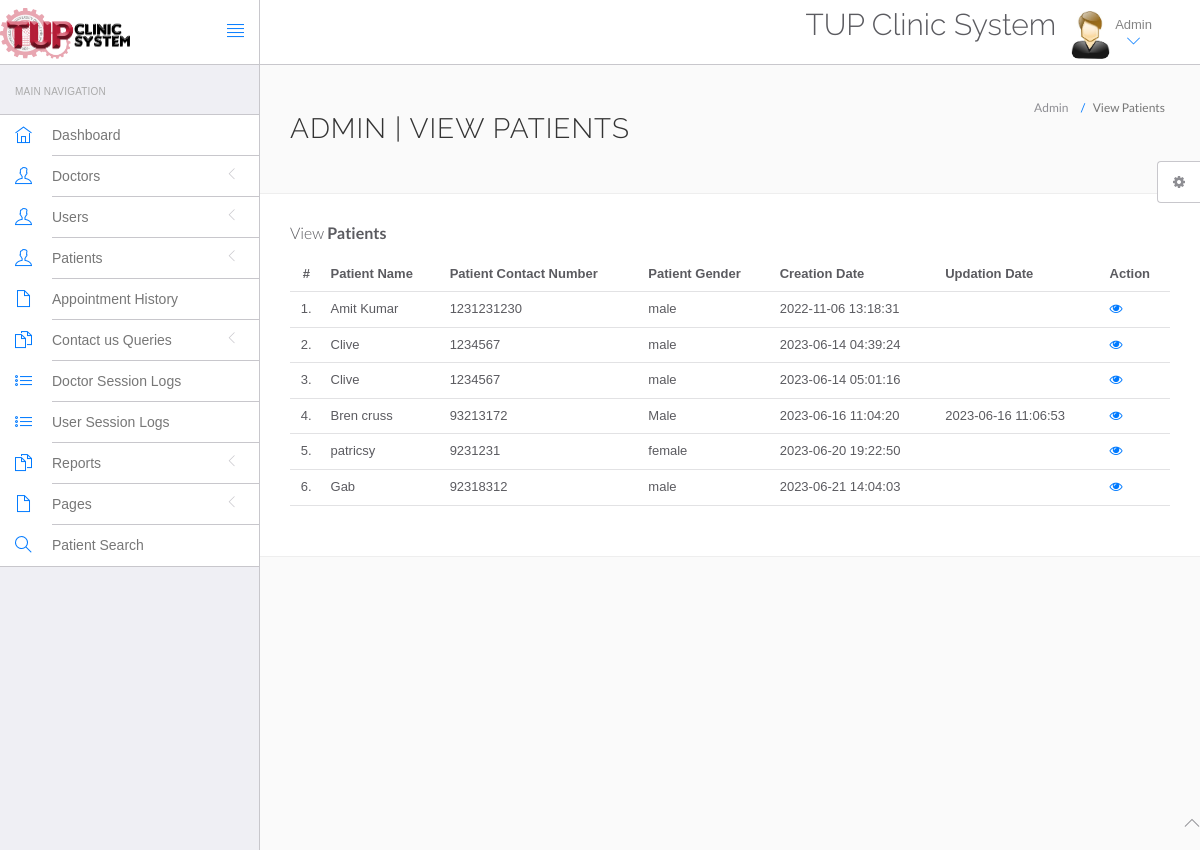
Page /hms/admin/manage-patient.php (signed in) on the committed database.
### tables this page shows
CREATE TABLE `tblpatient` (
  `ID` int(10) NOT NULL,
  `Docid` int(10) DEFAULT NULL,
  `PatientName` varchar(200) DEFAULT NULL,
  `PatientContno` bigint(10) DEFAULT NULL,
  `PatientEmail` varchar(200) DEFAULT NULL,
  `PatientGender` varchar(50) DEFAULT NULL,
  `PatientAdd` mediumtext DEFAULT NULL,
  `PatientAge` int(10) DEFAULT NULL,
  `PatientMedhis` mediumtext DEFAULT NULL,
  `CreationDate` timestamp NULL DEFAULT current_timestamp(),
  `UpdationDate` timestamp NULL DEFAULT NULL ON UPDATE current_timestamp()
);

### hms/admin/manage-patient.php (the view, shortened to what this page needs)
<?php
include('include/config.php');
if(strlen($_SESSION['id']==0)) {
 header('location:logout.php');
  } else{
?>
<!DOCTYPE html>
<html lang="en">
	<head>
		<link rel="stylesheet" href="vendor/bootstrap/css/bootstrap.min.css">
		<link rel="stylesheet" href="vendor/fontawesome/css/font-awesome.min.css">
		<link rel="stylesheet" href="vendor/themify-icons/themify-icons.min.css">
		<link href="vendor/animate.css/animate.min.css" rel="stylesheet" media="screen">
		<link href="vendor/perfect-scrollbar/perfect-scrollbar.min.css" rel="stylesheet" media="screen">
		<link href="vendor/switchery/switchery.min.css" rel="stylesheet" media="screen">
		<link href="vendor/bootstrap-touchspin/jquery.bootstrap-touchspin.min.css" rel="stylesheet" media="screen">
		<link href="vendor/select2/select2.min.css" rel="stylesheet" media="screen">
		<link href="vendor/bootstrap-datepicker/bootstrap-datepicker3.standalone.min.css" rel="stylesheet" media="screen">
		<link href="vendor/bootstrap-timepicker/bootstrap-timepicker.min.css" rel="stylesheet" media="screen">
		<link rel="stylesheet" href="assets/css/styles.css">
		<link rel="stylesheet" href="assets/css/plugins.css">
		<link rel="stylesheet" href="assets/css/themes/theme-1.css" id="skin_color" />
	</head>
	<body>
		<div id="app">
<?php include('include/sidebar.php');?>
<div class="app-content">
<?php include('include/header.php');?>
<div class="main-content" >
<div class="wrap-content container" id="container">
<section id="page-title">
<div class="row">
<div class="col-sm-8">
<h1 class="mainTitle">Admin | View Patients</h1>
</div>
<ol class="breadcrumb">
<li>
<span>Admin</span>
</li>
<li class="active">
<span>View Patients</span>
</li>
</ol>
</div>
</section>
<div class="container-fluid container-fullw bg-white">
<div class="row">
<div class="col-md-12">
<h5 class="over-title margin-bottom-15">View <span class="text-bold">Patients</span></h5>
<table class="table table-hover" id="sample-table-1">
<thead>
<tr>
<th class="center">#</th>
<th>Patient Name</th>
<th>Patient Contact Number</th>
<th>Patient Gender </th>
<th>Creation Date </th>
<th>Updation Date </th>
<th>Action</th>
</tr>
</thead>
<tbody>
<?php
$sql=mysqli_query($con,"select * from tblpatient");
$cnt=1;
while($row=mysqli_fetch_array($sql))
{
?>
<tr>
<td class="center"><?php echo $cnt;?>.</td>
<td class="hidden-xs"><?php echo $row['PatientName'];?></td>
<td><?php echo $row['PatientContno'];?></td>
<td><?php echo $row['PatientGender'];?></td>
<td><?php echo $row['CreationDate'];?></td>
<td><?php echo $row['UpdationDate'];?>
</td>
<td>
<a href="view-patient.php?viewid=<?php echo $row['ID'];?>"><i class="fa fa-eye"></i></a>
</td>
</tr>
<?php
$cnt=$cnt+1;
 }?></tbody>
</table>
</div>
</div>
</div>
</div>
</div>
</div>
</div>
	<?php include('include/footer.php');?>
	<?php include('include/setting.php');?>
	</body>
</html>
<?php } ?>

### hms/admin/assets/css/themes/theme-1.css (style rules this page uses)
body { background: #FAFAFA; }

### rows in the picture
tblpatient: PatientName "Amit Kumar", PatientContno "1231231230", PatientGender "male", CreationDate "2022-11-06 13:18:31"
tblpatient: PatientName "Clive", PatientContno "1234567", PatientGender "male", CreationDate "2023-06-14 04:39:24"
tblpatient: PatientName "Clive", PatientContno "1234567", PatientGender "male", CreationDate "2023-06-14 05:01:16"
tblpatient: PatientName "Bren cruss", PatientContno "93213172", PatientGender "Male", CreationDate "2023-06-16 11:04:20", UpdationDate "2023-06-16 11:06:53"
tblpatient: PatientName "patricsy", PatientContno "9231231", PatientGender "female", CreationDate "2023-06-20 19:22:50"
tblpatient: PatientName "Gab", PatientContno "92318312", PatientGender "male", CreationDate "2023-06-21 14:04:03"
